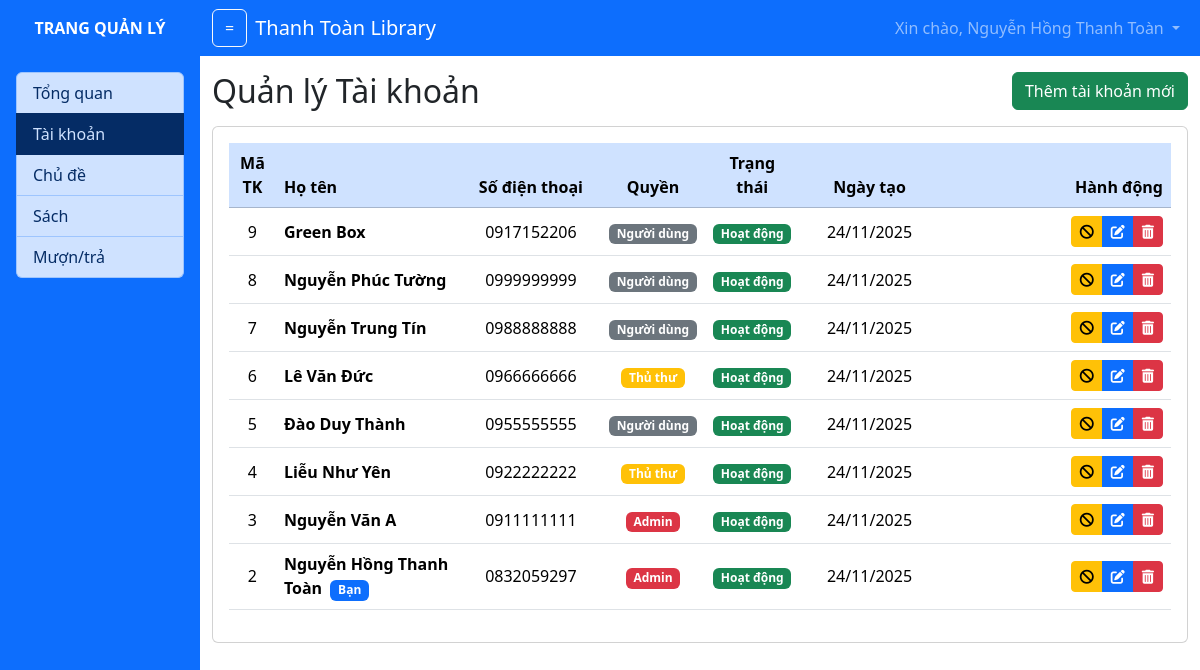
The page /admin.php?mod=user&act=list (signed in) on the database its author committed.
### tables this page shows
CREATE TABLE `taikhoan` (
  `MaTK` int(11) NOT NULL,
  `SoDienThoai` varchar(10) NOT NULL,
  `MatKhau` varchar(50) NOT NULL,
  `HoTen` varchar(50) NOT NULL,
  `HinhAnh` varchar(50) NOT NULL,
  `ViTien` int(11) NOT NULL DEFAULT 0,
  `Quyen` int(11) NOT NULL DEFAULT 0 COMMENT '0: bạn đọc, 1,2: quản lý',
  `TrangThai` tinyint(1) NOT NULL DEFAULT 1 COMMENT '1: hoạt động, 0: vô hiệu hóa',
  `NgayTao` datetime NOT NULL DEFAULT current_timestamp()
);

### models/pdo.php (called while the page is built, shortened)
<?php
function pdo_connect()
{
    $servername = "localhost";
    $database = "qlthuvien";
    $username = "root";
    $password = "";
    try {
        $conn = new PDO("mysql:host=$servername;dbname=$database;charset=utf8", $username, $password);
        $conn->setAttribute(PDO::ATTR_ERRMODE, PDO::ERRMODE_EXCEPTION);
        return $conn;
    } catch (PDOException $e) {
        echo "Kết nối CSDL thất bại: " . $e->getMessage();
    }
}
function pdo_getAll($sql)
{
    $sql_args = array_slice(func_get_args(), 1);
    try {
        $conn = pdo_connect();
        $stmt = $conn->prepare($sql);
        $stmt->execute($sql_args);
        $rows = $stmt->fetchAll();
        return $rows;
    } catch (PDOException $e) {
        throw $e;
    } finally {
        unset($conn);
    }
}

### models/m_user.php (called while the page is built, shortened)
<?php
include_once("models/pdo.php");
function user_getAll()
{
    $sql = "SELECT * FROM TaiKhoan ORDER BY MaTK DESC";
    return pdo_getAll($sql);
}

### views/v_admin_user_list.php (the view, shortened to what this page needs)
<a href="admin.php?mod=user&act=add" class="btn btn-success float-end">Thêm tài khoản mới</a>
<h2 class="my-3">Quản lý Tài khoản</h2>
<div class="card">
    <div class="card-body">
        <table class="table table-hover text-center align-middle">
            <thead class="table-primary">
                <tr>
                    <th style="width: 5%;">Mã TK</th>
                    <th style="width: 20%;" class="text-start">Họ tên</th>
                    <th style="width: 15%;">Số điện thoại</th>
                    <th style="width: 10%;">Quyền</th>
                    <th style="width: 10%;">Trạng thái</th>
                    <th style="width: 15%;">Ngày tạo</th>
                    <th style="width: 25%;" class="text-end">Hành động</th>
                </tr>
            </thead>
            <tbody>
                <?php if (empty($userList)): ?>
                    <tr>
                        <td colspan="7" class="text-center py-4">
                            <i class="text-muted">Chưa có tài khoản nào</i>
                        </td>
                    </tr>
                <?php else: ?>
                    <?php foreach ($userList as $user): ?>
                        <tr>
                            <td><?= $user['MaTK'] ?></td>
                            <td class="text-start">
                                <strong><?= htmlspecialchars($user['HoTen']) ?></strong>
                                <?php if ($user['MaTK'] == $_SESSION['user']['MaTK']): ?>
                                    <span class="badge bg-primary ms-1">Bạn</span>
                                <?php endif; ?>
                            </td>
                            <td><?= $user['SoDienThoai'] ?></td>
                            <td>
                                <?php if ($user['Quyen'] == 2): ?>
                                    <span class="badge bg-danger">Admin</span>
                                <?php elseif ($user['Quyen'] == 1): ?>
                                    <span class="badge bg-warning">Thủ thư</span>
                                <?php else: ?>
                                    <span class="badge bg-secondary">Người dùng</span>
                                <?php endif; ?>
                            </td>
                            <td>
                                <?php if (isset($user['TrangThai'])): ?>
                                    <?php if ($user['TrangThai'] == 1): ?>
                                        <span class="badge bg-success">Hoạt động</span>
                                    <?php else: ?>
                                        <span class="badge bg-danger">Vô hiệu hóa</span>
                                    <?php endif; ?>
                                <?php else: ?>
                                    <span class="badge bg-success">Hoạt động</span>
                                <?php endif; ?>
                            </td>
                            <td><?= isset($user['NgayTao']) ? date('d/m/Y', strtotime($user['NgayTao'])) : 'N/A' ?></td>
                            <td class="text-end">
                                <div class="btn-group btn-group-sm" role="group">
                                    <?php if (isset($user['TrangThai'])): ?>
                                        <?php if ($user['TrangThai'] == 1): ?>
                                            <button class="btn btn-warning btn-toggle-status" data-id="<?= $user['MaTK'] ?>"
                                                data-status="0" data-name="<?= htmlspecialchars($user['HoTen']) ?>" title="Vô hiệu hóa">
                                                <i class="fa-solid fa-ban"></i>
                                            </button>
                                        <?php endif; ?>
                                    <?php endif; ?>
                                    <a class="btn btn-primary" href="admin.php?mod=user&act=update&id=<?= $user['MaTK'] ?>"
                                        title="Chỉnh sửa">
                                        <i class="fa-solid fa-pen-to-square"></i>
                                    </a>
                                    <button class="btn btn-danger btn-delete" data-id="<?= $user['MaTK'] ?>"
                                        data-name="<?= htmlspecialchars($user['HoTen']) ?>"
                                        data-current="<?= $user['MaTK'] == $_SESSION['user']['MaTK'] ? '1' : '0' ?>"
                                        title="Xóa">
                                        <i class="fa-solid fa-trash-can"></i>
                                    </button>
                                </div>
                            </td>
                        </tr>
                    <?php endforeach; ?>
                <?php endif; ?>
            </tbody>
        </table>
    </div>
</div>

### rows shown on the page
taikhoan: MaTK "9", HoTen "Green Box", SoDienThoai "0917152206", Quyen "Người dùng", TrangThai "Hoạt động", NgayTao "24/11/2025"
taikhoan: MaTK "8", HoTen "Nguyễn Phúc Tường", SoDienThoai "0999999999", Quyen "Người dùng", TrangThai "Hoạt động", NgayTao "24/11/2025"
taikhoan: MaTK "7", HoTen "Nguyễn Trung Tín", SoDienThoai "0988888888", Quyen "Người dùng", TrangThai "Hoạt động", NgayTao "24/11/2025"
taikhoan: MaTK "6", HoTen "Lê Văn Đức", SoDienThoai "0966666666", Quyen "Thủ thư", TrangThai "Hoạt động", NgayTao "24/11/2025"
taikhoan: MaTK "5", HoTen "Đào Duy Thành", SoDienThoai "0955555555", Quyen "Người dùng", TrangThai "Hoạt động", NgayTao "24/11/2025"
taikhoan: MaTK "4", HoTen "Liễu Như Yên", SoDienThoai "0922222222", Quyen "Thủ thư", TrangThai "Hoạt động", NgayTao "24/11/2025"
taikhoan: MaTK "3", HoTen "Nguyễn Văn A", SoDienThoai "0911111111", Quyen "Admin", TrangThai "Hoạt động", NgayTao "24/11/2025"
taikhoan: MaTK "2", HoTen "Nguyễn Hồng Thanh Toàn", shows "Bạn", SoDienThoai "0832059297", Quyen "Admin", TrangThai "Hoạt động", NgayTao "24/11/2025"

### other values the page prints
$_SESSION['user']['HoTen'] "Nguyễn Hồng Thanh Toàn"
